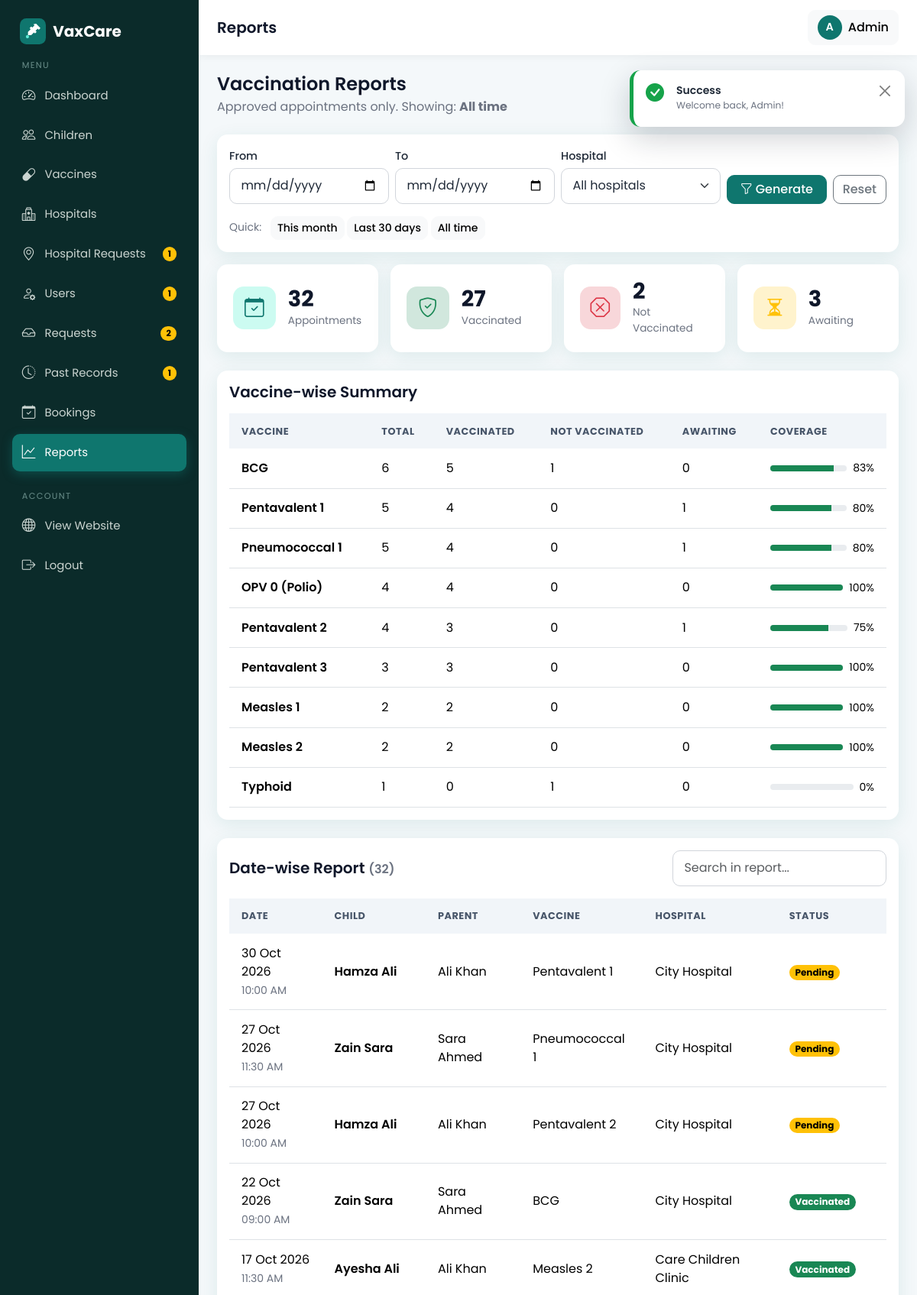
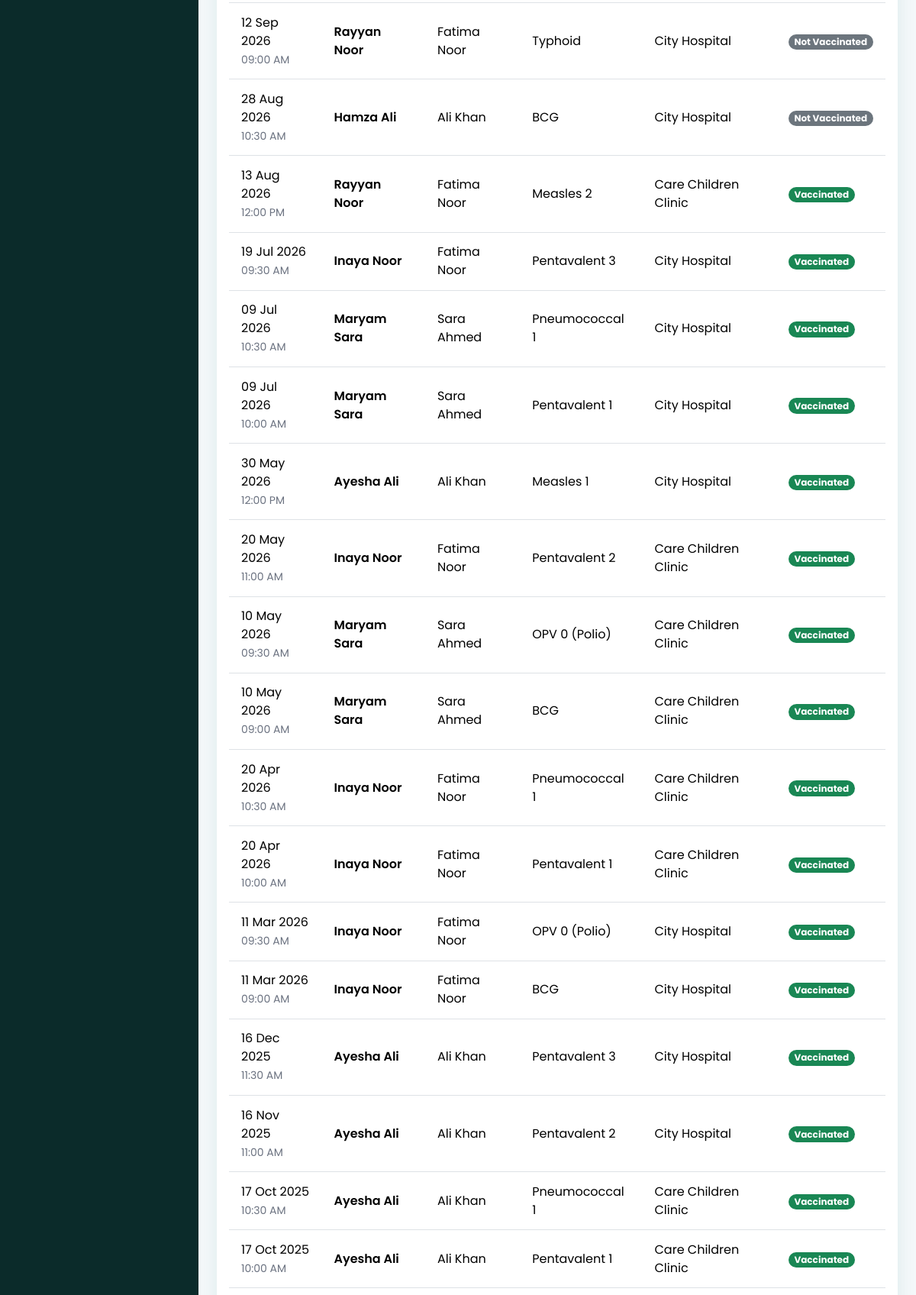
Screenshot of /admin/reports.php (signed in, upper part) with the database file from the repository (2 pictures, top to bottom).
### tables this page shows
CREATE TABLE bookings (
  id INT AUTO_INCREMENT PRIMARY KEY,
  child_id INT NOT NULL,
  parent_id INT NOT NULL,
  hospital_id INT NOT NULL,
  vaccine_id INT NOT NULL,
  appointment_date DATE NOT NULL,
  appointment_time TIME NOT NULL,
  approval_status ENUM('pending','approved','rejected') NOT NULL DEFAULT 'pending',
  vaccination_status ENUM('pending','vaccinated','not_vaccinated') NOT NULL DEFAULT 'pending',
  created_at TIMESTAMP DEFAULT CURRENT_TIMESTAMP,
  FOREIGN KEY (child_id)    REFERENCES children(id)  ON DELETE CASCADE,
  FOREIGN KEY (parent_id)   REFERENCES users(id)     ON DELETE CASCADE,
  FOREIGN KEY (hospital_id) REFERENCES hospitals(id) ON DELETE CASCADE,
  FOREIGN KEY (vaccine_id)  REFERENCES vaccines(id)  ON DELETE CASCADE
);

CREATE TABLE children (
  id INT AUTO_INCREMENT PRIMARY KEY,
  parent_id INT NOT NULL,
  name VARCHAR(100) NOT NULL,
  dob DATE NOT NULL,
  gender ENUM('male','female') NOT NULL,
  blood_group VARCHAR(5),
  created_at TIMESTAMP DEFAULT CURRENT_TIMESTAMP,
  FOREIGN KEY (parent_id) REFERENCES users(id) ON DELETE CASCADE
);

CREATE TABLE users (
  id INT AUTO_INCREMENT PRIMARY KEY,
  name VARCHAR(100) NOT NULL,
  email VARCHAR(120) NOT NULL UNIQUE,
  password VARCHAR(255) NOT NULL,           
  phone VARCHAR(20),
  role ENUM('admin','parent','hospital') NOT NULL,
  status ENUM('active','pending','disabled') NOT NULL DEFAULT 'active',   
  failed_logins INT NOT NULL DEFAULT 0,                                   
  locked_until DATETIME NULL,                                             
  city VARCHAR(80) NULL,                                                  
  address VARCHAR(255) NULL,                                              
  created_at TIMESTAMP DEFAULT CURRENT_TIMESTAMP
);

CREATE TABLE vaccines (
  id INT AUTO_INCREMENT PRIMARY KEY,
  vaccine_name VARCHAR(120) NOT NULL,
  description VARCHAR(255),
  recommended_age VARCHAR(50),               
  recommended_age_days INT NOT NULL DEFAULT 0,
  availability ENUM('available','unavailable') NOT NULL DEFAULT 'available'
);

CREATE TABLE hospitals (
  id INT AUTO_INCREMENT PRIMARY KEY,
  user_id INT NULL,                          
  hospital_name VARCHAR(150) NOT NULL,
  address VARCHAR(255) NOT NULL,
  location VARCHAR(100) NOT NULL,            
  phone VARCHAR(20),
  license_no VARCHAR(60) NULL,                       
  created_at TIMESTAMP DEFAULT CURRENT_TIMESTAMP,
  FOREIGN KEY (user_id) REFERENCES users(id) ON DELETE SET NULL
);

### admin/reports.php (the view, shortened to what this page needs)
<?php
require_once __DIR__ . '/../config/db.php';
$from       = $_GET['from'] ?? '';
$to         = $_GET['to'] ?? '';
$hospitalId = (int)($_GET['hospital'] ?? 0);
$where  = ["b.approval_status = 'approved'"];
$params = [];
if (is_valid_date($from)) { $where[] = 'b.appointment_date >= ?'; $params[] = $from; } else { $from = ''; }
if (is_valid_date($to))   { $where[] = 'b.appointment_date <= ?'; $params[] = $to; }   else { $to = ''; }
$whereSql = ' WHERE ' . implode(' AND ', $where);
$stmt = $pdo->prepare(
    "SELECT COUNT(*) AS total,
            COALESCE(SUM(b.vaccination_status = 'vaccinated'), 0)     AS vaccinated,
            COALESCE(SUM(b.vaccination_status = 'not_vaccinated'), 0) AS not_vaccinated,
            COALESCE(SUM(b.vaccination_status = 'pending'), 0)        AS awaiting
     FROM bookings b" . $whereSql
);
$stmt->execute($params);
$summary = $stmt->fetch();
$stmt = $pdo->prepare(
    "SELECT v.vaccine_name,
            COUNT(*) AS total,
            SUM(b.vaccination_status = 'vaccinated')     AS vaccinated,
            SUM(b.vaccination_status = 'not_vaccinated') AS not_vaccinated,
            SUM(b.vaccination_status = 'pending')        AS awaiting
     FROM bookings b
     JOIN vaccines v ON v.id = b.vaccine_id" . $whereSql . "
     GROUP BY v.id, v.vaccine_name
     ORDER BY total DESC, v.vaccine_name ASC"
);
$stmt->execute($params);
$byVaccine = $stmt->fetchAll();
$stmt = $pdo->prepare(
    "SELECT b.appointment_date, b.appointment_time, b.vaccination_status,
            c.name AS child_name, u.name AS parent_name, v.vaccine_name, h.hospital_name
     FROM bookings b
     JOIN children  c ON c.id = b.child_id
     JOIN users     u ON u.id = b.parent_id
     JOIN vaccines  v ON v.id = b.vaccine_id
     JOIN hospitals h ON h.id = b.hospital_id" . $whereSql . "
     ORDER BY b.appointment_date DESC, b.id DESC"
);
$stmt->execute($params);
$details = $stmt->fetchAll();
$periodLabel = ($from || $to)
    ? ($from ? format_date($from) : 'Start') . '  to  ' . ($to ? format_date($to) : 'Today')
    : 'All time';
$monthStart = date('Y-m-01');
$today      = date('Y-m-d');
$last30     = date('Y-m-d', strtotime('-30 days'));
$csvUrl = '?' . http_build_query(array_filter(
    ['from' => $from, 'to' => $to, 'hospital' => $hospitalId ?: '', 'export' => 'csv'],
    fn($v) => $v !== ''
));
$cards = [
    ['Appointments', $summary['total'],          'bi-calendar-check', 'primary'],
    ['Vaccinated',   $summary['vaccinated'],     'bi-shield-check',   'success'],
    ['Not Vaccinated', $summary['not_vaccinated'], 'bi-x-octagon',    'danger'],
    ['Awaiting',     $summary['awaiting'],       'bi-hourglass-split', 'warning'],
];
require_once __DIR__ . '/../includes/admin_header.php';
?>
<div class="d-flex flex-wrap justify-content-between align-items-center gap-2 mb-4 no-print">
  <div>
    <h4 class="mb-1">Vaccination Reports</h4>
    <p class="text-muted mb-0">Approved appointments only. Showing: <strong><?= e($periodLabel) ?></strong></p>
  </div>
  <div class="d-flex gap-2">
    <a href="<?= e($csvUrl) ?>" class="btn btn-outline-primary <?= $details ? '' : 'disabled' ?>"><i class="bi bi-filetype-csv me-1"></i>Download CSV</a>
    <button type="button" class="btn btn-primary" data-print <?= $details ? '' : 'disabled title="Nothing to print for this selection"' ?>><i class="bi bi-printer me-1"></i>Print</button>
  </div>
</div>
<div class="card mb-3 no-print">
  <div class="card-body">
    <form method="get" class="row g-2 align-items-end">
      <div class="col-6 col-lg-3">
        <label for="from" class="form-label small mb-1">From</label>
        <input type="date" class="form-control" id="from" name="from" value="<?= e($from) ?>">
      </div>
      <div class="col-6 col-lg-3">
        <label for="to" class="form-label small mb-1">To</label>
        <input type="date" class="form-control" id="to" name="to" value="<?= e($to) ?>">
      </div>
      <div class="col-12 col-lg-3">
        <label for="hospital" class="form-label small mb-1">Hospital</label>
        <select class="form-select" id="hospital" name="hospital">
          <option value="0">All hospitals</option>
        </select>
      </div>
      <div class="col-12 col-lg-3 d-flex gap-2">
        <button type="submit" class="btn btn-primary flex-fill"><i class="bi bi-funnel me-1"></i>Generate</button>
        <a href="<?= BASE_URL ?>/admin/reports.php" class="btn btn-outline-secondary">Reset</a>
      </div>
    </form>
    <div class="mt-3 small">
      <span class="text-muted me-2">Quick:</span>
      <a class="btn btn-sm btn-light" href="?from=<?= $monthStart ?>&to=<?= $today ?>">This month</a>
      <a class="btn btn-sm btn-light" href="?from=<?= $last30 ?>&to=<?= $today ?>">Last 30 days</a>
      <a class="btn btn-sm btn-light" href="?">All time</a>
    </div>
  </div>
</div>
<div class="row g-3 mb-4">
  <?php foreach ($cards as [$label, $value, $icon, $color]): ?>
    <div class="col-6 col-xl-3">
      <div class="card stat-card h-100">
        <div class="icon-box text-<?= $color ?>" style="background: var(--bs-<?= $color ?>-bg-subtle);"><i class="bi <?= $icon ?>"></i></div>
        <div>
          <div class="stat-number"><?= (int)$value ?></div>
          <div class="stat-label"><?= e($label) ?></div>
        </div>
      </div>
    </div>
  <?php endforeach; ?>
</div>
<div class="card mb-4">
  <div class="card-body">
    <h5 class="mb-3">Vaccine-wise Summary</h5>
    <div class="table-responsive">
      <table class="table table-hover table-stack mb-0">
        <thead>
          <tr><th>Vaccine</th><th>Total</th><th>Vaccinated</th><th>Not Vaccinated</th><th>Awaiting</th><th style="min-width:150px;">Coverage</th></tr>
        </thead>
        <tbody>
          <?php foreach ($byVaccine as $r):
              $pct = $r['total'] > 0 ? (int)round($r['vaccinated'] * 100 / $r['total']) : 0; ?>
            <tr>
              <td data-label="Vaccine" class="fw-semibold"><?= e($r['vaccine_name']) ?></td>
              <td data-label="Total"><?= (int)$r['total'] ?></td>
              <td data-label="Vaccinated"><?= (int)$r['vaccinated'] ?></td>
              <td data-label="Not Vaccinated"><?= (int)$r['not_vaccinated'] ?></td>
              <td data-label="Awaiting"><?= (int)$r['awaiting'] ?></td>
              <td data-label="Coverage">
                <div class="d-flex align-items-center gap-2 justify-content-end justify-content-md-start">
                  <div class="progress flex-fill" style="height:8px; max-width:120px;">
                    <div class="progress-bar bg-success" style="width: <?= $pct ?>%"></div>
                  </div>
                  <small><?= $pct ?>%</small>
                </div>
              </td>
            </tr>
          <?php endforeach; ?>
        </tbody>
      </table>
    </div>
  </div>
</div>
<div class="card">
  <div class="card-body">
    <div class="d-flex flex-wrap justify-content-between align-items-center gap-2 mb-3">
      <h5 class="mb-0">Date-wise Report <span class="text-muted fs-6">(<?= count($details) ?>)</span></h5>
      <input type="search" class="form-control no-print" style="max-width: 280px;"
             placeholder="Search in report..." data-table-search="#detailTable">
    </div>
    <div class="table-responsive">
      <table class="table table-hover table-stack mb-0" id="detailTable">
        <thead>
          <tr><th>Date</th><th>Child</th><th>Parent</th><th>Vaccine</th><th>Hospital</th><th>Status</th></tr>
        </thead>
        <tbody>
          <?php foreach ($details as $d): ?>
            <tr>
              <td data-label="Date">
                <div><?= format_date($d['appointment_date']) ?></div>
                <small class="text-muted"><?= date('h:i A', strtotime($d['appointment_time'])) ?></small>
              </td>
              <td data-label="Child" class="fw-semibold"><?= e($d['child_name']) ?></td>
              <td data-label="Parent"><?= e($d['parent_name']) ?></td>
              <td data-label="Vaccine"><?= e($d['vaccine_name']) ?></td>
              <td data-label="Hospital"><?= e($d['hospital_name']) ?></td>
              <td data-label="Status"><?= status_badge($d['vaccination_status']) ?></td>
            </tr>
          <?php endforeach; ?>
        </tbody>
      </table>
    </div>
  </div>
</div>
<?php require_once __DIR__ . '/../includes/admin_footer.php'; ?>

### includes/functions.php (shortened to what this page needs)
<?php
function e($text)
{
    return htmlspecialchars((string)$text, ENT_QUOTES, 'UTF-8');
}
function format_date($date)
{
    return $date ? date('d M Y', strtotime($date)) : '-';
}
function status_badge($status)
{
    $map = [
        'pending'        => ['warning', 'Pending'],
        'approved'       => ['success', 'Approved'],
        'rejected'       => ['danger',  'Rejected'],
        'vaccinated'     => ['success', 'Vaccinated'],
        'not_vaccinated' => ['secondary', 'Not Vaccinated'],
        'available'      => ['success', 'Available'],
        'unavailable'    => ['danger',  'Unavailable'],
        'active'         => ['success', 'Active'],
        'disabled'       => ['danger',  'Disabled'],
        'verified'       => ['success', 'Verified'],
    ];
    [$color, $label] = $map[$status] ?? ['secondary', ucfirst($status)];
    return '<span class="badge rounded-pill text-bg-' . $color . '">' . $label . '</span>';
}
function asset($path)
{
    $path = ltrim($path, '/');
    $file = __DIR__ . '/../assets/' . $path;
    $version = file_exists($file) ? filemtime($file) : time();
    return BASE_URL . '/assets/' . $path . '?v=' . $version;
}
function is_valid_date($date)
{
    $d = DateTime::createFromFormat('Y-m-d', (string)$date);
    return $d && $d->format('Y-m-d') === $date;
}
function vendor($local, $cdn)
{
    $file = __DIR__ . '/../assets/vendor/' . $local;
    return is_file($file) ? BASE_URL . '/assets/vendor/' . $local : $cdn;
}
function head_assets()
{
    echo '<link href="' . vendor('bootstrap/bootstrap.min.css', 'https://cdn.jsdelivr.net/npm/bootstrap@5.3.3/dist/css/bootstrap.min.css') . '" rel="stylesheet">' . "\n  ";
    echo '<link href="' . vendor('bootstrap-icons/bootstrap-icons.css', 'https://cdn.jsdelivr.net/npm/bootstrap-icons@1.11.3/font/bootstrap-icons.css') . '" rel="stylesheet">' . "\n  ";
    echo '<link href="' . asset('css/style.css') . '" rel="stylesheet">' . "\n";
}
function render_flash($flash)
{
    $types = [
        'success' => ['bi-check-circle-fill',         'Success'],
        'danger'  => ['bi-x-octagon-fill',            'Error'],
        'warning' => ['bi-exclamation-triangle-fill', 'Attention'],
        'info'    => ['bi-info-circle-fill',          'Info'],
    ];
    $type = isset($types[$flash['type']]) ? $flash['type'] : 'info';
    [$icon, $title] = $types[$type];
    return '<div class="toast-container toast-pos position-fixed end-0 p-3">'
         . '<div class="toast toast-vax toast-' . $type . '" role="alert" aria-live="assertive" aria-atomic="true">'
         .   '<div class="d-flex align-items-start gap-3 p-3">'
         .     '<i class="bi ' . $icon . ' toast-ico"></i>'
         .     '<div class="flex-fill"><div class="fw-semibold">' . $title . '</div>'
         .     '<div class="small text-muted">' . e($flash['message']) . '</div></div>'
         .     '<button type="button" class="btn-close" data-bs-dismiss="toast" aria-label="Close"></button>'
         .   '</div>'
         .   '<div class="bar"></div>'
         . '</div></div>';
}

### rows the page displays
bookings: appointment_date "30 Oct 2026", appointment_time "10:00 AM", child.name "Hamza Ali", parent.name "Ali Khan", vaccine.vaccine_name "Pentavalent 1", hospital.hospital_name "City Hospital", label "Pending"
bookings: appointment_date "27 Oct 2026", appointment_time "11:30 AM", child.name "Zain Sara", parent.name "Sara Ahmed", vaccine.vaccine_name "Pneumococcal 1", hospital.hospital_name "City Hospital", label "Pending"
bookings: appointment_date "27 Oct 2026", appointment_time "10:00 AM", child.name "Hamza Ali", parent.name "Ali Khan", vaccine.vaccine_name "Pentavalent 2", hospital.hospital_name "City Hospital", label "Pending"
bookings: appointment_date "22 Oct 2026", appointment_time "09:00 AM", child.name "Zain Sara", parent.name "Sara Ahmed", vaccine.vaccine_name "BCG", hospital.hospital_name "City Hospital", label "Vaccinated"
bookings: appointment_date "17 Oct 2026", appointment_time "11:30 AM", child.name "Ayesha Ali", parent.name "Ali Khan", vaccine.vaccine_name "Measles 2", hospital.hospital_name "Care Children Clinic", label "Vaccinated"
bookings: appointment_date "12 Sep 2026", appointment_time "09:00 AM", child.name "Rayyan Noor", parent.name "Fatima Noor", vaccine.vaccine_name "Typhoid", hospital.hospital_name "City Hospital", label "Not Vaccinated"
bookings: appointment_date "28 Aug 2026", appointment_time "10:30 AM", child.name "Hamza Ali", parent.name "Ali Khan", vaccine.vaccine_name "BCG", hospital.hospital_name "City Hospital", label "Not Vaccinated"
bookings: appointment_date "13 Aug 2026", appointment_time "12:00 PM", child.name "Rayyan Noor", parent.name "Fatima Noor", vaccine.vaccine_name "Measles 2", hospital.hospital_name "Care Children Clinic", label "Vaccinated"
bookings: appointment_date "19 Jul 2026", appointment_time "09:30 AM", child.name "Inaya Noor", parent.name "Fatima Noor", vaccine.vaccine_name "Pentavalent 3", hospital.hospital_name "City Hospital", label "Vaccinated"
bookings: appointment_date "09 Jul 2026", appointment_time "10:30 AM", child.name "Maryam Sara", parent.name "Sara Ahmed", vaccine.vaccine_name "Pneumococcal 1", hospital.hospital_name "City Hospital", label "Vaccinated"
bookings: appointment_date "09 Jul 2026", appointment_time "10:00 AM", child.name "Maryam Sara", parent.name "Sara Ahmed", vaccine.vaccine_name "Pentavalent 1", hospital.hospital_name "City Hospital", label "Vaccinated"
bookings: appointment_date "30 May 2026", appointment_time "12:00 PM", child.name "Ayesha Ali", parent.name "Ali Khan", vaccine.vaccine_name "Measles 1", hospital.hospital_name "City Hospital", label "Vaccinated"
bookings: appointment_date "20 May 2026", appointment_time "11:00 AM", child.name "Inaya Noor", parent.name "Fatima Noor", vaccine.vaccine_name "Pentavalent 2", hospital.hospital_name "Care Children Clinic", label "Vaccinated"
bookings: appointment_date "10 May 2026", appointment_time "09:30 AM", child.name "Maryam Sara", parent.name "Sara Ahmed", vaccine.vaccine_name "OPV 0 (Polio)", hospital.hospital_name "Care Children Clinic", label "Vaccinated"
bookings: appointment_date "10 May 2026", appointment_time "09:00 AM", child.name "Maryam Sara", parent.name "Sara Ahmed", vaccine.vaccine_name "BCG", hospital.hospital_name "Care Children Clinic", label "Vaccinated"
bookings: appointment_date "20 Apr 2026", appointment_time "10:30 AM", child.name "Inaya Noor", parent.name "Fatima Noor", vaccine.vaccine_name "Pneumococcal 1", hospital.hospital_name "Care Children Clinic", label "Vaccinated"
bookings: appointment_date "20 Apr 2026", appointment_time "10:00 AM", child.name "Inaya Noor", parent.name "Fatima Noor", vaccine.vaccine_name "Pentavalent 1", hospital.hospital_name "Care Children Clinic", label "Vaccinated"
bookings: appointment_date "11 Mar 2026", appointment_time "09:30 AM", child.name "Inaya Noor", parent.name "Fatima Noor", vaccine.vaccine_name "OPV 0 (Polio)", hospital.hospital_name "City Hospital", label "Vaccinated"
bookings: appointment_date "11 Mar 2026", appointment_time "09:00 AM", child.name "Inaya Noor", parent.name "Fatima Noor", vaccine.vaccine_name "BCG", hospital.hospital_name "City Hospital", label "Vaccinated"
bookings: appointment_date "16 Dec 2025", appointment_time "11:30 AM", child.name "Ayesha Ali", parent.name "Ali Khan", vaccine.vaccine_name "Pentavalent 3", hospital.hospital_name "City Hospital", label "Vaccinated"
bookings: appointment_date "16 Nov 2025", appointment_time "11:00 AM", child.name "Ayesha Ali", parent.name "Ali Khan", vaccine.vaccine_name "Pentavalent 2", hospital.hospital_name "City Hospital", label "Vaccinated"
bookings: appointment_date "17 Oct 2025", appointment_time "10:30 AM", child.name "Ayesha Ali", parent.name "Ali Khan", vaccine.vaccine_name "Pneumococcal 1", hospital.hospital_name "Care Children Clinic", label "Vaccinated"
bookings: appointment_date "17 Oct 2025", appointment_time "10:00 AM", child.name "Ayesha Ali", parent.name "Ali Khan", vaccine.vaccine_name "Pentavalent 1", hospital.hospital_name "Care Children Clinic", label "Vaccinated"

### other values shown
APP_NAME "VaxCare"
$label "Dashboard"
$label "Children"
$label "Vaccines"
$label "Hospitals"
$label "Hospital Requests"
$badges[$file] "1"
$label "Users"
$label "Requests"
$badges[$file] "2"
$label "Past Records"
$label "Bookings"
$label "Reports"
$pageTitle "Reports"
mb_strtoupper(mb_substr($_SESSION['name'] ?? 'A', 0, 1)) "A"
